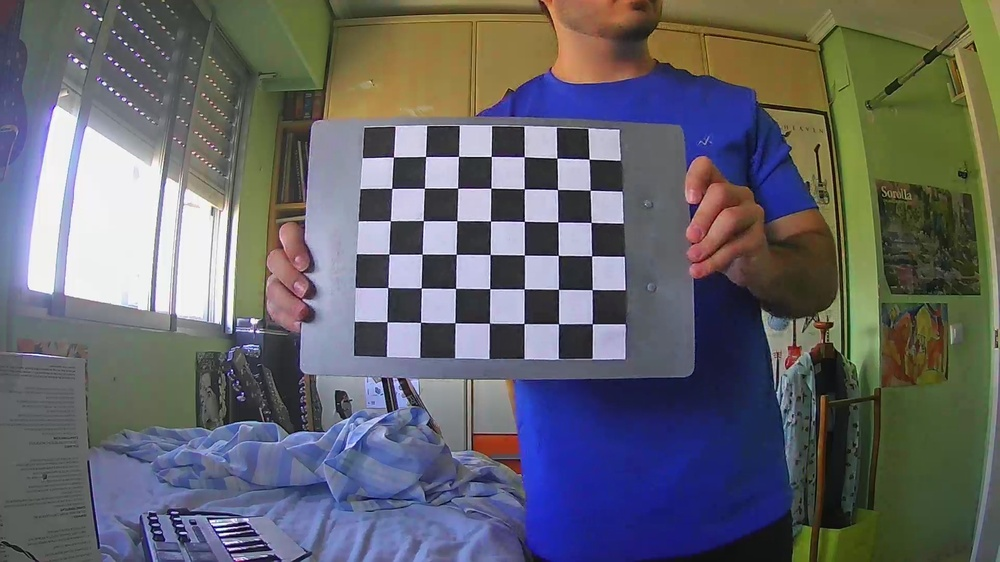
#> input picture chess_markers/5.jpg, 1000 x 562 px, shrunk from 1920 x 1080 before the run
$ python draw_markers.py
#> lines starting #> are read from the running program, lines starting #| are printed output that depends on the picture; after the words box and inside, x2 and y2 are one past the last pixel; in counts of white or black regions, pixels touching at a corner belong together
import numpy as np
import cv2
import matplotlib.pyplot as plt
import matplotlib.image as mpimg
# prepare object points
nx = 7
ny = 6
# Make a list of calibration images
fname = './chess_markers/5.jpg'
img = cv2.imread(fname)
#> img is the input picture: shape (562, 1000, 3); mean B, G, R 107.1, 101, 100.5
# Convert to grayscale
gray = cv2.cvtColor(img, cv2.COLOR_BGR2GRAY)
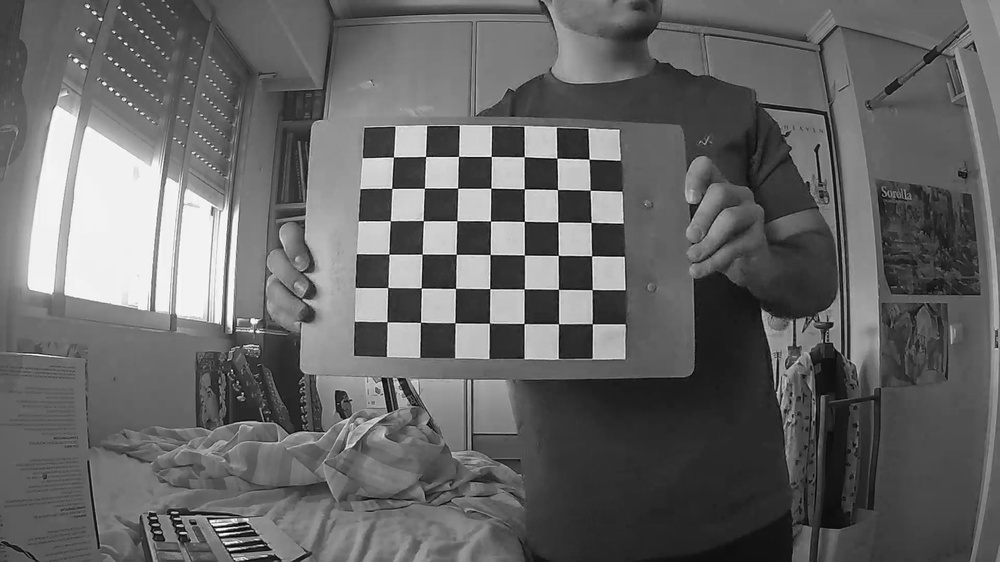
#> gray: shape (562, 1000); min 1, max 255, mean 101.5
# Find the chessboard corners
ret, corners = cv2.findChessboardCorners(gray, (nx, ny), None)
#> ret = True; corners = 42 rows, first 8: [393.5, 157.1], [425.6, 156.4], [458.5, 156.4], [491.3, 156.5], [524.3, 156.6], [556.8, 158.4], [589.2, 159.4], [391.7, 188.4]
# If found, draw corners
if ret:
    # Draw and display the corners
    cv2.drawChessboardCorners(img, (nx, ny), corners, ret)
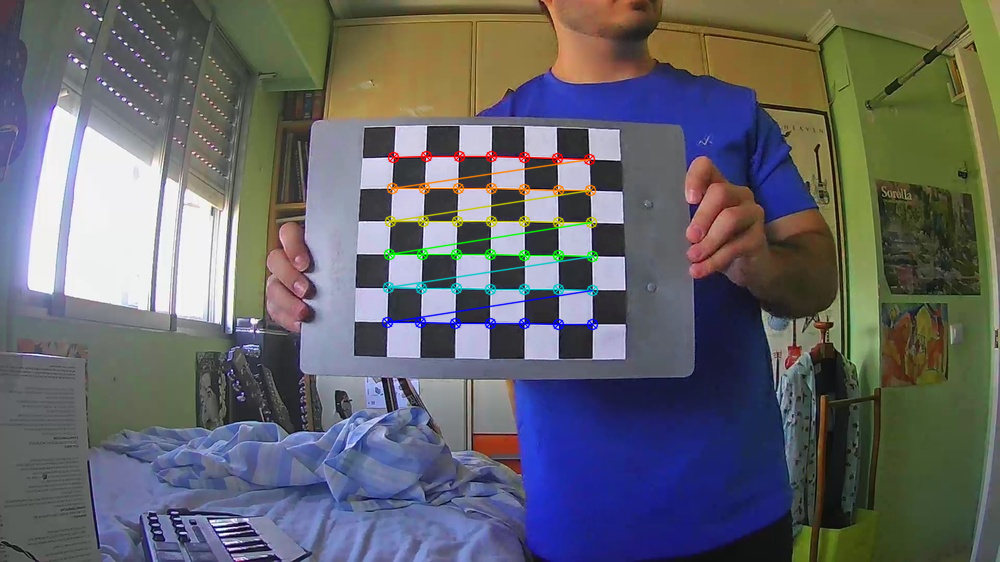
#> img: shape (562, 1000, 3); 1.75% of pixels changed, all inside (x1, y1, x2, y2) = (381, 150, 599, 331)
    plt.imshow(img[:, :, ::-1])
    plt.show()

$ run again, with chess_markers/11.jpg copied over chess_markers/5.jpg
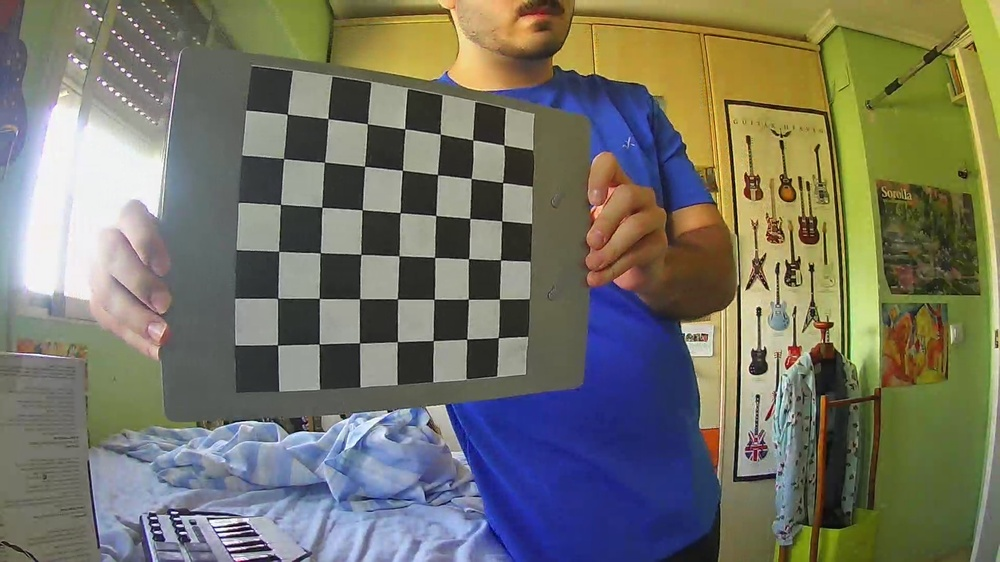
#> input picture chess_markers/11.jpg, 1000 x 562 px, shrunk from 1920 x 1080 before the run
#> img is the input picture: shape (562, 1000, 3); mean B, G, R 101.9, 115.9, 116.6
#> `gray = cv2.cvtColor(img, cv2.COLOR_BGR2GRAY)`:
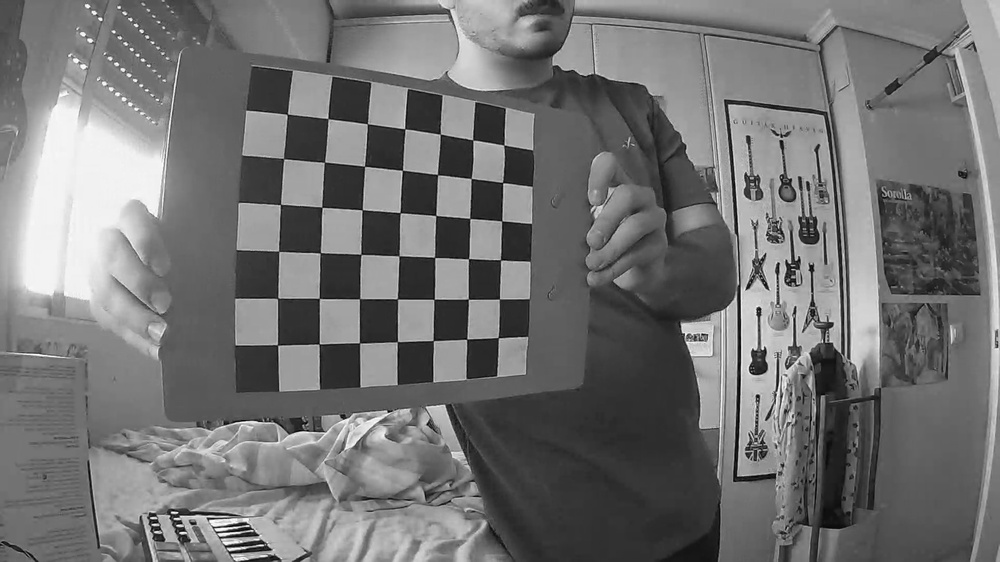
#> gray: shape (562, 1000); min 0, max 255, mean 114.5
#> ret = True; corners = 42 rows, first 8: [287.2, 114.3], [327.8, 118.6], [367.3, 123.7], [404.7, 128.8], [440.3, 134.1], [472.7, 140.1], [503.8, 145.1], [283.7, 158.6]
#> `cv2.drawChessboardCorners(img, (nx, ny), corners, ret)`:
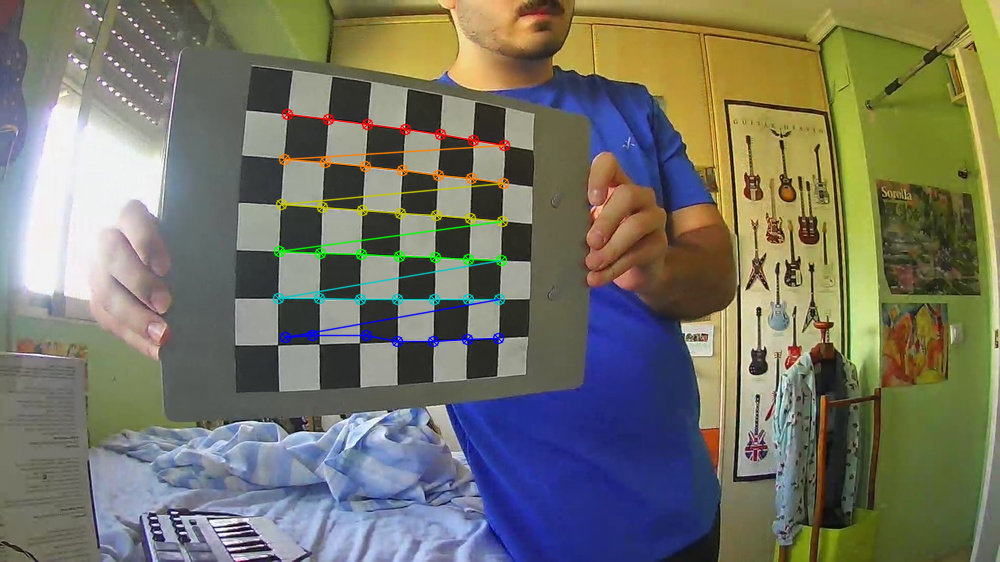
#> img: shape (562, 1000, 3); 1.88% of pixels changed, all inside (x1, y1, x2, y2) = (272, 108, 511, 348)

$ run again, with chess_markers/12.jpg copied over chess_markers/5.jpg
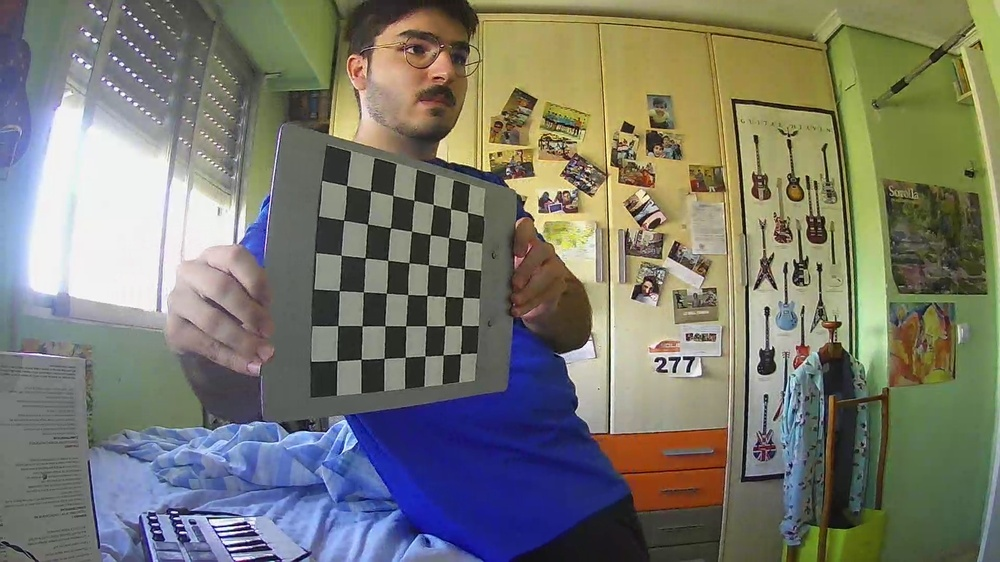
#> input picture chess_markers/12.jpg, 1000 x 562 px, shrunk from 1920 x 1080 before the run
#> img is the input picture: shape (562, 1000, 3); mean B, G, R 110, 120.8, 120.7
#> `gray = cv2.cvtColor(img, cv2.COLOR_BGR2GRAY)`:
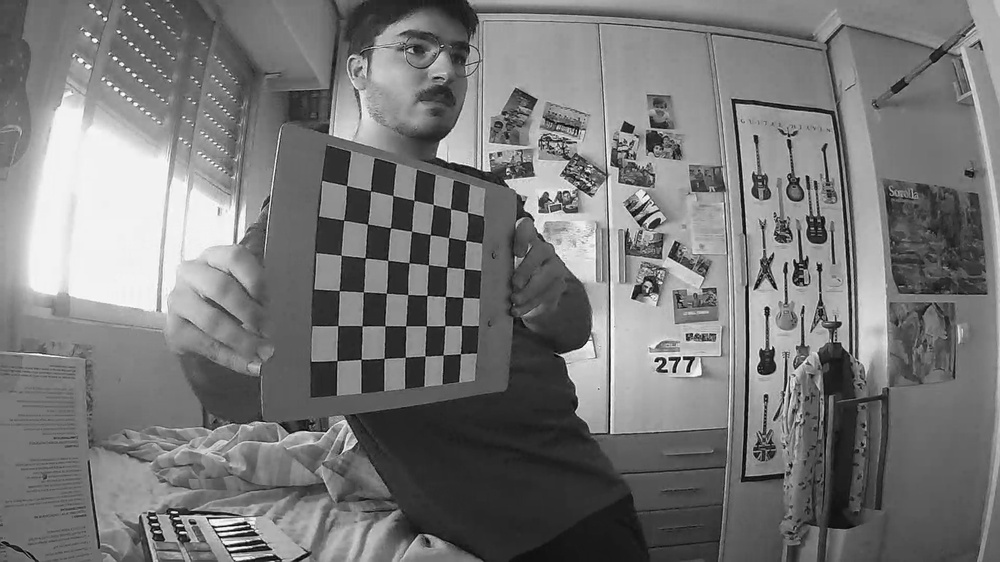
#> gray: shape (562, 1000); min 0, max 255, mean 119.6
#> ret = True; corners = 42 rows, first 8: [353, 193], [370.6, 190.9], [392.7, 195.5], [414.1, 200.5], [433.3, 204.4], [450.7, 209], [467.4, 212.5], [343.6, 220.1]
#> `cv2.drawChessboardCorners(img, (nx, ny), corners, ret)`:
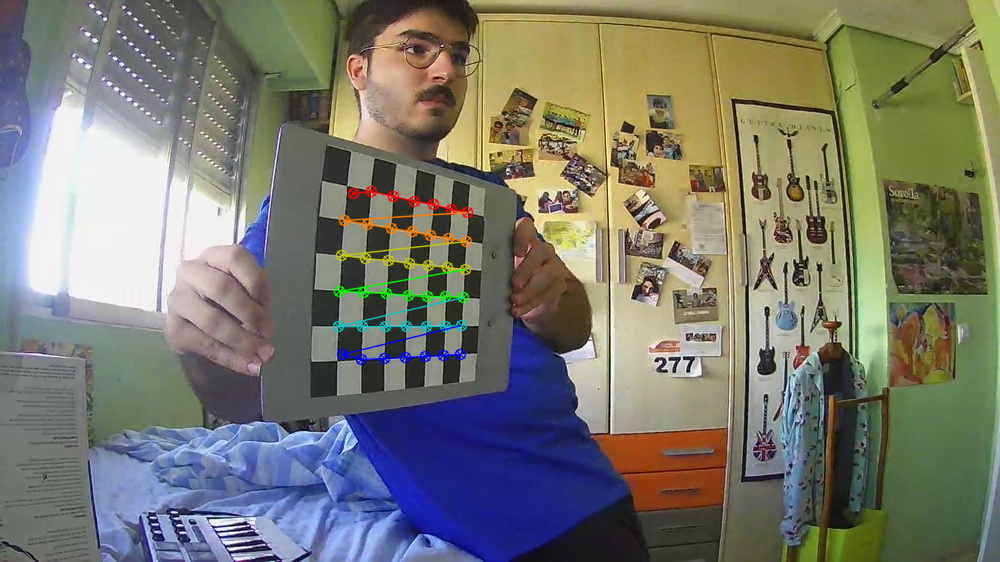
#> img: shape (562, 1000, 3); 1.3% of pixels changed, all inside (x1, y1, x2, y2) = (332, 185, 474, 366)
